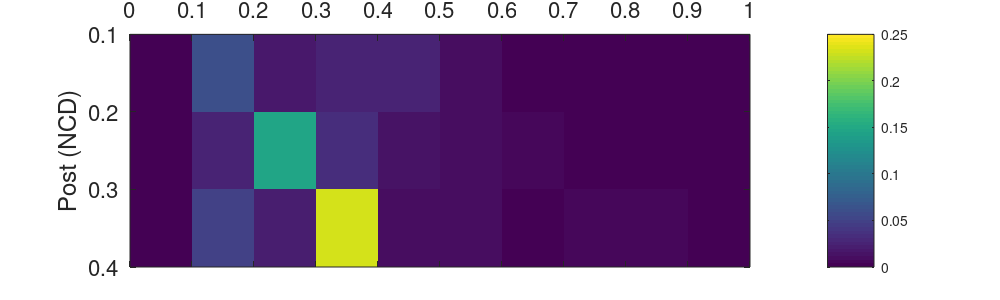
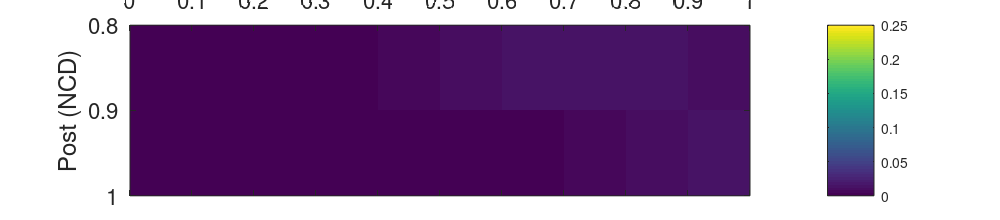
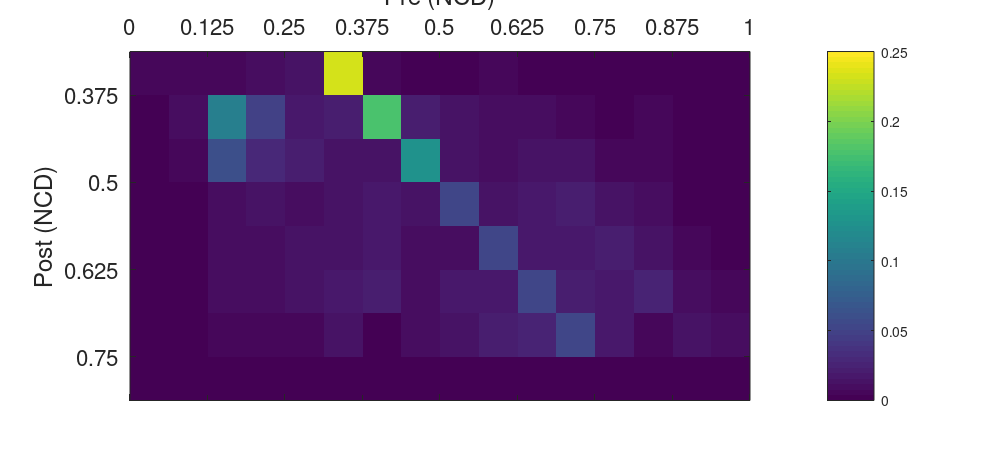
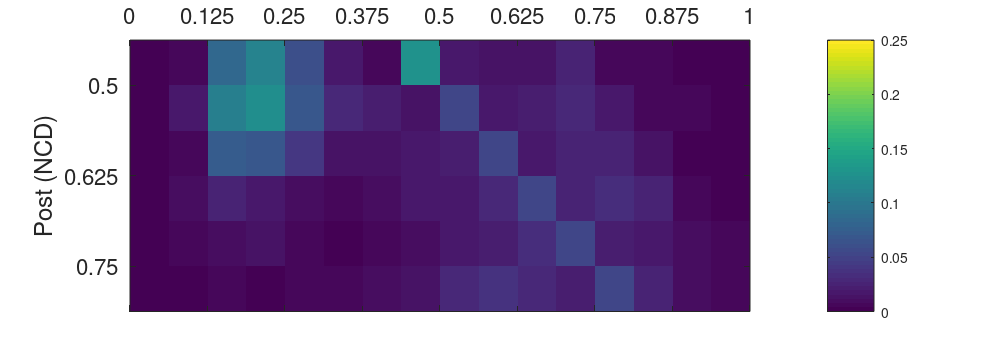

MATLAB code for these plots, in order:
%% pcon_ifix
pcon_ifix = [0.09263
0.05354
0.15907
0
0
0.02652
0.18713
0.05749
0
0
0.02757
0.06036
0.24283
0.00112
0
0.05249
0.02253
0.02279
0.02354
0.0045
0.03723
0.03549
0.04656
0.01985
0.0041
0.0023
0.0164
0.01887
0.02843
0.00608
0
0.00248
0.02445
0.02534
0.01239
0
0
0
0.0282
0.01523
0
0
0
0.02209
0.0282

0.01552
0.00752
0.00313
0.00161
0.00162
0.00566
0.00283
0
0.01825
0.02673
0.01177
0.00447
0.01216
0.01007
0.00672
0
0.0199
0.25242
0.10856
0.01429
0.0429
0.0403
0.01982
0
0.02528
0.07305
0.03289
0.01182
0.01017
0.00814
0.00615
0
0.03508
0.02558
0.0212
0.01126
0.01244
0.01172
0.00771
0
0.24283
0.02792
0.02731
0.01384
0.01409
0.02068
0.01678
0
0.01015
0.27108
0.02483
0.01865
0.01966
0.02269
0
0
0
0.0367
0.19058
0.01417
0.01148
0.00896
0.01049
0
0.00516
0.06083
0.05276
0.07207
0.01464
0.02666
0.0189
0
0.02669
0.05569
0.04304
0.01716
0.07207
0.02512
0.03215
0
0.012
0.05577
0.04895
0.02604
0.02285
0.07207
0.03437
0
0.01128
0.03357
0.05406
0.03109
0.02212
0.03198
0.07207
0
0.02865
0.03087
0.02845
0.02626
0.03999
0.03449
0.03762
0.06514
0
0.10538
0.05033
0.0371
0.04348
0.07874
0.02447
0
0
0.03777
0.03426
0.00944
0.01732
0.03038
0.03983
0
0
0.01306
0.0208
0.00606
0.01059
0.01826
0.02623
0

0.00007
0.00152
0.00175
0.00834
0.00121
0.0151
0.00834
0.03265
0.0344
0.05135
0.02531
0
0.15193
0.19617
0.32257
0.11603
0.04989
0.03963
0.11919
0.12195
0.06862
0.01836
0.01323
0
0.06539
0.06917
0.03868
0.00778
0.00557
0.00954
0.03477
0.03161
0.01466
0.00559
0.00364
0.0032
0.012
0.02515
0.01581
0.0112
0.00632
0.00845
0.19058
0.01695
0.02083
0.01875
0.01068
0.02621
0.06517
0.07207
0.02806
0.02714
0.02555
0.04785
0.06122
0.02694
0.07207
0.04268
0.03144
0.06465
0.05847
0.03243
0.02506
0.07207
0.04815
0.05065
0.11183
0.04361
0.03592
0.03573
0.07207
0.03327
0.0287
0.03114
0.04704
0.064
0.04217
0.10083
0.0842
0.02139
0.04168
0.0791
0.05949
0.06274
0.01194
0.01487
0.01159
0.01603
0.02624
0.02597
0.03389
0.00614
0.0087
0.01269
0.0154
0.01161

0.18713
0.21712
0
0.02222
0.03494
0.01553
0
0.02485
0.02343

0.18713
0.01996
0
0.02222
0.19058
0.01553
0
0.02485
0.02343];

%% icon_ifix
icon_ifix = [0.64
0.44
0.31
0
0
0.71
0.78
0.36
0
0
0.98
0.58
0.95
2.27
2.27
0.52
0.67
0.48
0.28
0.28
0.21
0.26
0.17
0.49
0.49
0.21
0.26
0.17
0.49
0.49
0.21
0.26
0.17
0.49
0.49
0
0
0
0.53
0.53
0
0
0
0.53
0.53

0.31
0.43
0.55
0.55
0.22
0.22
0.22
0.11
0.31
0.43
0.55
0.55
0.22
0.22
0.22
0.11
0.31
0.43
0.55
0.55
0.22
0.22
0.22
0.11
0.36
0.645
0.93
1.01
1.01
1.01
1.01
0.505
0.36
0.645
0.93
1.01
1.01
1.01
1.01
0.505
0.95
0.745
0.54
0.88
0.88
0.88
0.88
1.575
0.715
0.6575
0.6
0.88
0.88
0.88
0.88
1.0775
0.48
0.57
0.66
0.88
0.88
0.88
0.88
0.58
0.17
0.205
0.24
0.71
0.71
0.71
0.71
0.6
0.17
0.205
0.24
0.71
0.71
0.71
0.71
0.6
0.17
0.205
0.24
0.71
0.71
0.71
0.71
0.6
0.17
0.205
0.24
0.71
0.71
0.71
0.71
0.6
0.085
0.1225
0.16
0.505
0.505
0.505
0.505
0.5075
0
0.04
0.08
0.3
0.3
0.3
0.3
0.415
0
0.04
0.08
0.3
0.3
0.3
0.3
0.415
0
0.04
0.08
0.3
0.3
0.3
0.3
0.415

0.55
0.55
0.22
0.22
0.22
0.11
0.55
0.55
0.22
0.22
0.22
0.11
0.55
0.55
0.22
0.22
0.22
0.11
0.93
1.01
1.01
1.01
1.01
0.505
0.93
1.01
1.01
1.01
1.01
0.505
0.54
0.88
0.88
0.88
0.88
1.575
0.6
0.88
0.88
0.88
0.88
1.0775
0.66
0.88
0.88
0.88
0.88
0.58
0.24
0.71
0.71
0.71
0.71
0.6
0.24
0.71
0.71
0.71
0.71
0.6
0.24
0.71
0.71
0.71
0.71
0.6
0.24
0.71
0.71
0.71
0.71
0.6
0.16
0.505
0.505
0.505
0.505
0.5075
0.08
0.3
0.3
0.3
0.3
0.415
0.08
0.3
0.3
0.3
0.3
0.415
0.08
0.3
0.3
0.3
0.3
0.415

0.78
1.01
0
0.3525
0.1225
0.4375
0
0.24786
0.53

0.78
0.11
0
0.3625
1.0775
0.4375
0
0.24786
0.53];

%% pcon_pfix
pcon_pfix = [
    0.092631579
0.054644809
0.009615385
0
0
0.120879121
0.187134503
0.023529412
0
0
0.120192308
0.145348837
0.242829828
0.032258065
0.032258065
0.043062201
0.02247191
0.007272727
0.03164557
0.03164557
0.009615385
0.017964072
0.00729927
0.07
0.07
0.009615385
0.017964072
0.00729927
0.07
0.07
0.009615385
0.017964072
0.00729927
0.07
0.07
0
0
0
0.028195489
0.028195489
0
0
0
0.028195489
0.028195489

0.009615385
0.052201057
0.09478673
0.09478673
0.083333333
0.083333333
0.083333333
0.041666667
0.009615385
0.052201057
0.09478673
0.09478673
0.083333333
0.083333333
0.083333333
0.041666667
0.009615385
0.052201057
0.09478673
0.09478673
0.083333333
0.083333333
0.083333333
0.041666667
0.023529412
0.040500338
0.057471264
0.12195122
0.12195122
0.12195122
0.12195122
0.06097561
0.023529412
0.040500338
0.057471264
0.12195122
0.12195122
0.12195122
0.12195122
0.06097561
0.242829828
0.179385928
0.115942029
0.080882353
0.080882353
0.080882353
0.080882353
0.056570209
0.125051278
0.139155686
0.082502892
0.063238606
0.063238606
0.063238606
0.063238606
0.056196497
0.007272727
0.098925443
0.190578158
0.08
0.08
0.08
0.08
0.055822785
0.00729927
0.012270325
0.017241379
0.072072072
0.072072072
0.072072072
0.072072072
0.071036036
0.00729927
0.012270325
0.017241379
0.072072072
0.072072072
0.072072072
0.072072072
0.071036036
0.00729927
0.012270325
0.017241379
0.072072072
0.072072072
0.072072072
0.072072072
0.071036036
0.00729927
0.012270325
0.017241379
0.072072072
0.072072072
0.072072072
0.072072072
0.071036036
0.085
0.1225
0.01174569
0.046036036
0.046036036
0.046036036
0.046036036
0.04756689
0
0.003125
0.00625
0.02
0.02
0.02
0.02
0.024097744
0
0.003125
0.00625
0.02
0.02
0.02
0.02
0.024097744
0
0.003125
0.00625
0.02
0.02
0.02
0.02
0.024097744

0.09478673
0.09478673
0.083333333
0.083333333
0.083333333
0.041666667
0.09478673
0.09478673
0.083333333
0.083333333
0.083333333
0.041666667
0.09478673
0.09478673
0.083333333
0.083333333
0.083333333
0.041666667
0.057471264
0.12195122
0.12195122
0.12195122
0.12195122
0.06097561
0.057471264
0.12195122
0.12195122
0.12195122
0.12195122
0.06097561
0.115942029
0.080882353
0.080882353
0.080882353
0.080882353
0.056570209
0.082502892
0.063238606
0.063238606
0.063238606
0.063238606
0.056196497
0.190578158
0.08
0.08
0.08
0.08
0.055822785
0.017241379
0.072072072
0.072072072
0.072072072
0.072072072
0.071036036
0.017241379
0.072072072
0.072072072
0.072072072
0.072072072
0.071036036
0.017241379
0.072072072
0.072072072
0.072072072
0.072072072
0.071036036
0.017241379
0.072072072
0.072072072
0.072072072
0.072072072
0.071036036
0.01174569
0.046036036
0.046036036
0.046036036
0.046036036
0.04756689
0.00625
0.02
0.02
0.02
0.02
0.024097744
0.00625
0.02
0.02
0.02
0.02
0.024097744
0.00625
0.02
0.02
0.02
0.02
0.024097744

0.18713
0.21712
0
0.02222
0.03494
0.01553
0
0.02485
0.02343

0.18713
0.01996
0
0.02222
0.19058
0.01553
0
0.02485
0.02343];

%% icon_pfix
icon_pfix = [0.64
0.431141795
5.128282613
0
0
0.155782254
0.78
0.879653347
0
0
0.22482848
0.240879124
0.95
0.078907042
0
0.633810681
0.671814601
1.504012578
0.208317643
0.039844509
0.813119911
0.513617553
1.084411517
0.138927063
0.028709149
0.050147311
0.237395151
0.439412541
0.199015116
0.042588474
0
0.035896288
0.569523729
0.177352647
0.086700766
0
0
0
0.53
0.286327659
0
0
0
0.41521556
0.53

0.50031709
0.061912406
0.018180588
0.009355558
0.004275221
0.014934379
0.007462763
0
0.58825626
0.220171682
0.068294735
0.025941574
0.032103371
0.026594081
0.017751256
0
0.641668726
2.079256717
0.629918416
0.082946649
0.113253535
0.106403815
0.052325349
0
0.386709069
1.16340777
0.532191618
0.097874554
0.084245599
0.067393636
0.050955785
0
0.536793676
0.407364489
0.343070369
0.093255608
0.103019839
0.097034148
0.063815305
0
0.95
0.115969853
0.127212102
0.150558675
0.153272609
0.224990706
0.182542467
0
0.058034345
1.28083132
0.180579394
0.259532955
0.273583918
0.315802597
0
0
0
0.2114526
0.66
0.15591755
0.1263145
0.098519708
0.115421073
0
0.120263055
1.016363479
0.734472557
1.227609743
0.144183979
0.262615761
0.186203521
0
0.621554726
0.930442599
0.599078884
0.169003634
0.71
0.247470383
0.316731566
0
0.279417071
0.931829017
0.681363225
0.256568776
0.225130714
0.71
0.33859894
0
0.262617775
0.560790836
0.752457273
0.306264067
0.217942248
0.315034354
0.71
0
0.028648179
0.030872292
0.387497841
0.288105917
0.438720767
0.378383779
0.412702542
0.694966393
0
1.348858203
0.644273664
0.556555541
0.652138832
1.181165171
0.367086185
0
0
0.483411614
0.438579947
0.141620826
0.259773703
0.455713381
0.597466718
0
0
0.167212583
0.266181624
0.090944513
0.158915733
0.273964898
0.393425315
0

0.00043147
0.008839309
0.004609927
0.022025268
0.003200235
0.039875606
0.048383942
0.189479636
0.090818242
0.135564018
0.066827023
-0.009353329
0.881588977
1.138251181
0.851593171
0.306323589
0.131712952
0.10463046
1.928659093
1.009992849
0.568312555
0.152096801
0.109573508
-0.000311159
1.058163252
0.572888499
0.320341461
0.064397267
0.04609905
0.078999876
0.16192048
0.343884463
0.159546645
0.06078212
0.039635837
0.089216425
0.087262775
0.349915889
0.22005457
0.155887957
0.087950709
0.162065647
0.66
0.186503972
0.229136292
0.206302719
0.117492024
0.272290301
0.907178995
0.71
0.276416919
0.267363805
0.251704117
0.404174805
0.852137812
0.265352305
0.71
0.420434812
0.309677198
0.546053836
0.81395156
0.319503074
0.246915881
0.71
0.474342332
0.427799946
1.556684192
0.429577731
0.353887738
0.351959567
0.71
0.281052144
0.390909039
0.34156031
0.516022273
0.70210713
0.462587964
1.075772895
1.07780842
0.320857093
0.625169856
1.186457635
0.892401635
1.080536199
0.1527969
0.223097077
0.173920313
0.240466167
0.393571521
0.447204259
0.433812773
0.092116429
0.130478602
0.190395309
0.231051624
0.199891119

0.78
1.01
0
0.3525
0.1225
0.4375
0
0.24786
0.53];

%% weights
IT_23 = [0 0.05928	0.01883	0.02702	0.02729	0.00782	0.00048	-0.00066	0.00017	0.00153;
0 0.02356	0.14596	0.03501	0.01510	0.00923	0.00426	0.00064	0.00029	0.00070;
0 0.04931	0.02070	0.23069	0.01094	0.00792	0.00321	0.00416	0.00452	0.00163];

IT_CT_6 = [0 0.00238	-0.00062	0.00255	0.00659	0.00972	0.01393	0.01241	0.01494	0.01171
0 0.00211	0.00084	-0.00081	0.00126	0.00201	0.00298	0.00607	0.00807	0.01494];

IT_5 = [0.00481	0.00566	0.00617	0.00910	0.01263	0.23069	0.00726	0.00000	0.00088	0.00454	0.00204	0.00192	0.00244	0.00011	0.00000	0.00103;
0.00323	0.01149	0.10854	0.04712	0.01650	0.02080	0.17823	0.02092	0.01247	0.01142	0.01143	0.00688	0.00378	0.00422	0.00151	0.00052;
0.00172	0.00647	0.05971	0.03059	0.01972	0.01475	0.01490	0.12578	0.01266	0.01033	0.01175	0.01297	0.00455	0.00403	0.00274	0.00166;
0.00089	0.00246	0.00786	0.01194	0.01137	0.01218	0.01641	0.01247	0.05117	0.01218	0.01849	0.02207	0.01326	0.01113	0.00283	0.00182;
0.00036	0.00268	0.00944	0.01027	0.01256	0.01240	0.01730	0.01011	0.01039	0.05117	0.01623	0.01571	0.02020	0.01304	0.00520	0.00318;
0.00124	0.00222	0.00887	0.00822	0.01183	0.01820	0.01997	0.00788	0.01893	0.01784	0.05117	0.02271	0.01742	0.02362	0.00911	0.00548;
0.00062	0.00148	0.00436	0.00621	0.00778	0.01476	0.00000	0.00923	0.01342	0.02283	0.02440	0.05117	0.01900	0.00734	0.01195	0.00787;
0.00000	0.00000	0.00000	0.00000	0.00000	0.00000	0.00000	0.00000	0.00000	0.00000	0.00000	0.00000	0.0	0.00000	0.00000	0.00000];

PT_5 = [0.00004	0.00459	0.08356	0.11084	0.06081	0.01877	0.00720	0.12578	0.01564	0.01469	0.01403	0.02684	0.00459	0.00674	0.00095	0.00271;
0.00084	0.01796	0.10789	0.12317	0.06986	0.02781	0.02213	0.01492	0.05117	0.01912	0.02303	0.03096	0.01572	0.00642	0.00446	0.00184;
0.00038	0.00757	0.07097	0.06931	0.03907	0.01290	0.01392	0.01833	0.01992	0.05117	0.01780	0.02551	0.02376	0.01250	0.00348	0.00261;
0.00184	0.01130	0.02553	0.01855	0.00785	0.00492	0.00986	0.01650	0.01927	0.03030	0.05117	0.02537	0.03232	0.02373	0.00481	0.00381;
0.00027	0.00557	0.01098	0.01336	0.00562	0.00321	0.00556	0.00940	0.01814	0.02232	0.03419	0.05117	0.02130	0.01785	0.00787	0.00462;
0.00166	-0.00039	0.00436	-0.00002	0.00482	0.00505	0.00911	0.01520	0.02871	0.03879	0.03039	0.01996	0.05117	0.02604	0.01078	0.00482;];

fontSiz =16;
h1=figure;
imagesc(IT_23);
set(gca,'FontSize',fontSiz)
xlabel('Pre (NCD)');
ylabel('Post (NCD)');
set(gca,'XTick',[0.5:1:10.5]);
set(gca,'XTickLabel',[0:0.1:1]);
set(gca,'YTick',[0.5:1:4.5]);
set(gca,'YTickLabel',[0.1:0.1:0.4]);
set(gca,'XAxisLocation','top','YAxisLocation','left','ydir','reverse');
axis ij
caxis([0,0.25]);
colorbar;
set(h1,'PaperUnits','inches','PaperPosition',[0 0 10 3])
print(h1,'-dpng','-r300','fig_IT_23')

fontSiz =16;
h2=figure
imagesc(IT_CT_6);
set(gca,'FontSize',fontSiz)
xlabel('Pre (NCD)');
ylabel('Post (NCD)');
set(gca,'XTick',[0.5:1:10.5]);
set(gca,'XTickLabel',[0:0.1:1]);
set(gca,'YTick',[0.5:1:3.5]);
set(gca,'YTickLabel',[0.8:0.1:1.0]);
set(gca,'XAxisLocation','top','YAxisLocation','left','ydir','reverse');
axis ij
caxis([0,0.25]);
colorbar;
set(h2,'PaperUnits','inches','PaperPosition',[0 0 10 2.2])
print(h2,'-dpng','-r300','fig_IT_6')
                
fontSiz =16;
h3= figure;
imagesc(IT_5);
set(gca,'FontSize',fontSiz)
xlabel('Pre (NCD)');
ylabel('Post (NCD)');
set(gca,'XTick',[0.5:2:17.5]);
set(gca,'XTickLabel',[0:0.125:1]);
set(gca,'YTick',[1.5:2:9.5]);
set(gca,'YTickLabel',[0.375:0.125:0.9]);
set(gca,'XAxisLocation','top','YAxisLocation','left','ydir','reverse');
axis ij
caxis([0,0.25]);
colorbar;
set(h3,'PaperUnits','inches','PaperPosition',[0 0 10 4.5])
print(h3,'-dpng','-r300','fig_IT_5')

fontSiz =16;
h4=figure;
imagesc(PT_5);
set(gca,'FontSize',fontSiz)
xlabel('Pre (NCD)');
ylabel('Post (NCD)');
set(gca,'XTick',[0.5:2:17.5]);
set(gca,'XTickLabel',[0:0.125:1]);
set(gca,'YTick',[1.5:2:8.5]);
set(gca,'YTickLabel',[0.5:0.125:0.9]);
set(gca,'XAxisLocation','top','YAxisLocation','left','ydir','reverse');
axis ij
caxis([0,0.25]);
colorbar;
set(h4,'PaperUnits','inches','PaperPosition',[0 0 10 3.5])
print(h4,'-dpng','-r300','fig_PT_5')

    

%% hist
nbins=20;
h5=figure; 
subplot(2,1,1)
fontSiz =16;
hist(pcon_ifix,nbins);
set(gca,'FontSize',fontSiz)
%title('pcon_ifix');
xlabel('conn probability (p) (calculated as T/u)');
ylabel('num of conn rules');
box on;

subplot(2,1,2);
hist(icon_ifix,nbins);
set(gca,'FontSize',fontSiz)
xlabel('unitary conn strength (u) (based on Lefort)');
ylabel('num of conn rules');
box on;
set(h5,'PaperUnits','inches','PaperPosition',[0 0 6 7])
print(h5,'-dpng','-r300','u_fix')

h6=figure;
subplot(2,1,1)
hist(pcon_pfix,nbins);
set(gca,'FontSize',fontSiz)
xlabel('conn probability (p) (based on Lefort)');
ylabel('num of conn rules');
box on;

subplot(2,1,2);
hist(icon_pfix,nbins);
set(gca,'FontSize',fontSiz)
xlabel('unitary conn strength (u) (calculated as T/p)');
ylabel('num of conn rules');
xlim([0 6]);
box on;

set(h6,'PaperUnits','inches','PaperPosition',[0 0 6 7])
print(h6,'-dpng','-r300','p_fix')


